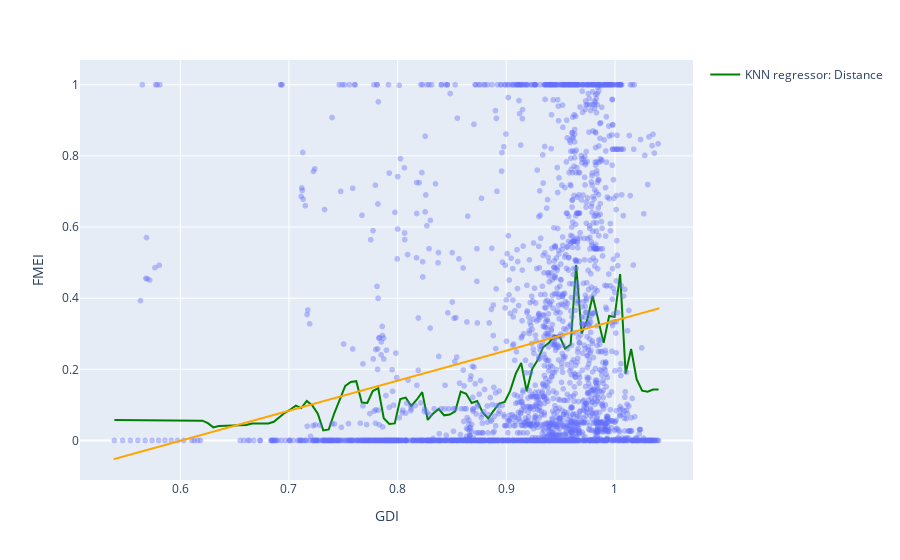

The notebook cell this image was saved under:
### Markdown cell above
# Does GDI of a country effect it's market effeciency

### Code cell
X=data.GDI
y=data.FMDI
X = X.values.reshape(-1, 1)
x_range = np.linspace(X.min(), X.max(), 100)
knn_dist = KNeighborsRegressor(30, weights='uniform')
knn_dist.fit(X,y)

y_dist = knn_dist.predict(x_range.reshape(-1, 1))
fig = px.scatter(
    data, x='GDI', y='FMEI', opacity=0.4,    trendline='ols', trendline_color_override='orange',labels={'trendline':'Linear Regression'}

 
)
fig.add_traces(go.Scatter(x=x_range, y=y_dist, name='KNN regressor: Distance',marker_color='green'))

fig.show()

### Figure 1 — Plotly figure (JSON) as saved in the notebook; plotly's stock layout.template omitted (floating-point values rounded to 4 significant figures; data arrays with more than 128 entries replaced by an {"elided": "..."} marker saying what was removed)
{"data": [{"hovertemplate": "GDI=%{x}<br>FMEI=%{y}<extra></extra>", "legendgroup": "", "marker": {"color": "#636efa", "opacity": 0.4, "symbol": "circle"}, "mode": "markers", "name": "", "showlegend": false, "type": "scattergl", "x": {"elided": "2520 float values"}, "xaxis": "x", "y": {"elided": "2520 float values"}, "yaxis": "y"}, {"hovertemplate": "<b>OLS trendline</b><br>FMEI = 0.844883 * GDI + -0.507787<br>R<sup>2</sup>=0.042458<br><br>GDI=%{x}<br>FMEI=%{y} <b>(trend)</b><extra></extra>", "legendgroup": "", "line": {"color": "orange"}, "marker": {"color": "#636efa", "symbol": "circle"}, "mode": "lines", "name": "", "showlegend": false, "type": "scattergl", "x": {"elided": "2520 float values"}, "xaxis": "x", "y": {"elided": "2520 float values"}, "yaxis": "y"}, {"marker": {"color": "green"}, "name": "KNN regressor: Distance", "type": "scatter", "x": [0.5394, 0.5444, 0.5495, 0.5546, 0.5596, 0.5647, 0.5697, 0.5748, 0.5799, 0.5849, 0.59, 0.595, 0.6001, 0.6051, 0.6102, 0.6153, 0.6203, 0.6254, 0.6304, 0.6355, 0.6406, 0.6456, 0.6507, 0.6557, 0.6608, 0.6658, 0.6709, 0.676, 0.681, 0.6861, 0.6911, 0.6962, 0.7012, 0.7063, 0.7114, 0.7164, 0.7215, 0.7265, 0.7316, 0.7367, 0.7417, 0.7468, 0.7518, 0.7569, 0.7619, 0.767, 0.7721, 0.7771, 0.7822, 0.7872, 0.7923, 0.7974, 0.8024, 0.8075, 0.8125, 0.8176, 0.8226, 0.8277, 0.8328, 0.8378, 0.8429, 0.8479, 0.853, 0.8581, 0.8631, 0.8682, 0.8732, 0.8783, 0.8833, 0.8884, 0.8935, 0.8985, 0.9036, 0.9086, 0.9137, 0.9188, 0.9238, 0.9289, 0.9339, 0.939, 0.944, 0.9491, 0.9542, 0.9592, 0.9643, 0.9693, 0.9744, 0.9795, 0.9845, 0.9896, 0.9946, 0.9997, 1.005, 1.01, 1.015, 1.02, 1.025, 1.03, 1.035, 1.04], "y": [0.05752, 0.05752, 0.05752, 0.05752, 0.05752, 0.05752, 0.05752, 0.05752, 0.05752, 0.05752, 0.05752, 0.05752, 0.05752, 0.05702, 0.05587, 0.05557, 0.05557, 0.04854, 0.03678, 0.04096, 0.04186, 0.04219, 0.04211, 0.04259, 0.04355, 0.04763, 0.04763, 0.04763, 0.04763, 0.05258, 0.065, 0.0777, 0.08685, 0.09787, 0.09105, 0.1114, 0.09863, 0.07548, 0.02829, 0.03112, 0.07651, 0.1128, 0.1533, 0.1643, 0.1666, 0.1066, 0.1056, 0.1391, 0.1469, 0.06273, 0.0463, 0.04802, 0.1165, 0.1204, 0.09683, 0.1146, 0.136, 0.05763, 0.07607, 0.08854, 0.0706, 0.07277, 0.08194, 0.1374, 0.1313, 0.1054, 0.111, 0.07871, 0.06171, 0.08399, 0.104, 0.1085, 0.1393, 0.1873, 0.2176, 0.1385, 0.2008, 0.2259, 0.2625, 0.2735, 0.294, 0.2927, 0.2583, 0.27, 0.4932, 0.3002, 0.338, 0.4059, 0.3355, 0.2744, 0.3501, 0.3473, 0.4677, 0.188, 0.2571, 0.1721, 0.1401, 0.137, 0.1434, 0.1434]}], "layout": {"legend": {"tracegroupgap": 0}, "margin": {"t": 60}, "xaxis": {"anchor": "y", "domain": [0, 1], "title": {"text": "GDI"}}, "yaxis": {"anchor": "x", "domain": [0, 1], "title": {"text": "FMEI"}}}}
